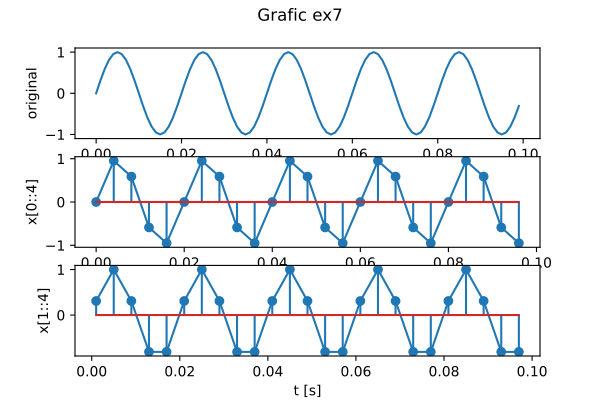

Python code for this plot:
import numpy as np
import matplotlib.pyplot as plt

fs = 1000
t = np.linspace(0, 0.1, int(0.1 * fs), endpoint = False)
f = 50
x = np.sin(2 * np.pi * f * t)

# a) pastram fiecare al 4-lea element, incepand cu primul
xa = x[::4]
ta = t[::4]

# b) pastram fiecare al 4-lea element, incepand cu al doilea
xb = x[1::4]
tb = t[1::4]

fig, axs = plt.subplots(3)
fig.suptitle('Grafic ex7')
axs[0].plot(t, x)
axs[0].set_ylabel('original')
axs[1].plot(ta, xa)
axs[1].stem(ta, xa)
axs[1].set_ylabel('x[0::4]')
axs[2].plot(tb, xb)
axs[2].stem(tb, xb)
axs[2].set_ylabel('x[1::4]')
axs[2].set_xlabel('t [s]')
plt.savefig('ex7.pdf')
plt.show()

#observatii
#a) sunt de 4 ori mai putine puncte deci semnalul nu se vede la fel de ondulat ca cel initial, dar se pastreaza nr de perioade
#b) al doilea semnal incepe putin mai tarziu decat primul, dar fiind mai putine puncte decat la primul arata tot ascutit
